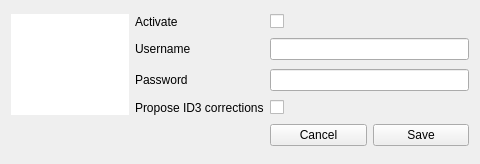
<?xml version="1.0" encoding="UTF-8"?>
<ui version="4.0">
 <class>GUI_LastFM_Dialog</class>
 <widget class="QDialog" name="GUI_LastFM_Dialog">
  <property name="geometry">
   <rect>
    <x>0</x>
    <y>0</y>
    <width>480</width>
    <height>164</height>
   </rect>
  </property>
  <property name="windowTitle">
   <string>LastFM Preferences</string>
  </property>
  <layout class="QGridLayout" name="gridLayout">
   <item row="0" column="0" rowspan="4">
    <widget class="QWidget" name="widget" native="true">
     <property name="styleSheet">
      <string notr="true">background-color: rgb(255, 255, 255);</string>
     </property>
     <layout class="QVBoxLayout" name="verticalLayout">
      <item>
       <widget class="QLabel" name="lab_image">
        <property name="minimumSize">
         <size>
          <width>100</width>
          <height>30</height>
         </size>
        </property>
        <property name="maximumSize">
         <size>
          <width>100</width>
          <height>30</height>
         </size>
        </property>
        <property name="text">
         <string/>
        </property>
        <property name="pixmap">
         <pixmap>../../../Desktop/lastfm-icon.png</pixmap>
        </property>
        <property name="scaledContents">
         <bool>true</bool>
        </property>
       </widget>
      </item>
     </layout>
    </widget>
   </item>
   <item row="1" column="1">
    <widget class="QLabel" name="label_2">
     <property name="text">
      <string>Username</string>
     </property>
    </widget>
   </item>
   <item row="1" column="2" colspan="2">
    <widget class="QLineEdit" name="tf_username">
     <property name="focusPolicy">
      <enum>Qt::ClickFocus</enum>
     </property>
    </widget>
   </item>
   <item row="2" column="1">
    <widget class="QLabel" name="label_3">
     <property name="text">
      <string>Password</string>
     </property>
    </widget>
   </item>
   <item row="2" column="2" colspan="2">
    <widget class="QLineEdit" name="tf_password">
     <property name="focusPolicy">
      <enum>Qt::ClickFocus</enum>
     </property>
     <property name="echoMode">
      <enum>QLineEdit::Password</enum>
     </property>
    </widget>
   </item>
   <item row="3" column="1">
    <widget class="QLabel" name="label">
     <property name="text">
      <string>Propose ID3 corrections</string>
     </property>
    </widget>
   </item>
   <item row="3" column="2">
    <widget class="QCheckBox" name="cb_correct_id3">
     <property name="focusPolicy">
      <enum>Qt::NoFocus</enum>
     </property>
     <property name="text">
      <string/>
     </property>
    </widget>
   </item>
   <item row="4" column="3">
    <widget class="QPushButton" name="btn_save">
     <property name="focusPolicy">
      <enum>Qt::NoFocus</enum>
     </property>
     <property name="text">
      <string>Save</string>
     </property>
    </widget>
   </item>
   <item row="4" column="2">
    <widget class="QPushButton" name="btn_cancel">
     <property name="focusPolicy">
      <enum>Qt::NoFocus</enum>
     </property>
     <property name="text">
      <string>Cancel</string>
     </property>
    </widget>
   </item>
   <item row="0" column="2">
    <widget class="QCheckBox" name="cb_activate">
     <property name="focusPolicy">
      <enum>Qt::NoFocus</enum>
     </property>
     <property name="layoutDirection">
      <enum>Qt::LeftToRight</enum>
     </property>
     <property name="text">
      <string/>
     </property>
    </widget>
   </item>
   <item row="0" column="1">
    <widget class="QLabel" name="label_4">
     <property name="text">
      <string>Activate</string>
     </property>
    </widget>
   </item>
  </layout>
 </widget>
 <resources/>
 <connections>
  <connection>
   <sender>btn_cancel</sender>
   <signal>pressed()</signal>
   <receiver>GUI_LastFM_Dialog</receiver>
   <slot>close()</slot>
   <hints>
    <hint type="sourcelabel">
     <x>319</x>
     <y>111</y>
    </hint>
    <hint type="destinationlabel">
     <x>239</x>
     <y>66</y>
    </hint>
   </hints>
  </connection>
  <connection>
   <sender>tf_password</sender>
   <signal>returnPressed()</signal>
   <receiver>btn_save</receiver>
   <slot>click()</slot>
   <hints>
    <hint type="sourcelabel">
     <x>370</x>
     <y>80</y>
    </hint>
    <hint type="destinationlabel">
     <x>422</x>
     <y>139</y>
    </hint>
   </hints>
  </connection>
  <connection>
   <sender>tf_username</sender>
   <signal>returnPressed()</signal>
   <receiver>btn_save</receiver>
   <slot>click()</slot>
   <hints>
    <hint type="sourcelabel">
     <x>370</x>
     <y>48</y>
    </hint>
    <hint type="destinationlabel">
     <x>422</x>
     <y>139</y>
    </hint>
   </hints>
  </connection>
 </connections>
</ui>
